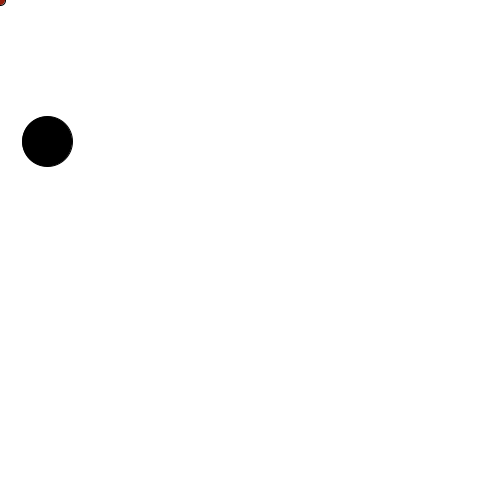
Frame 1 (no input)
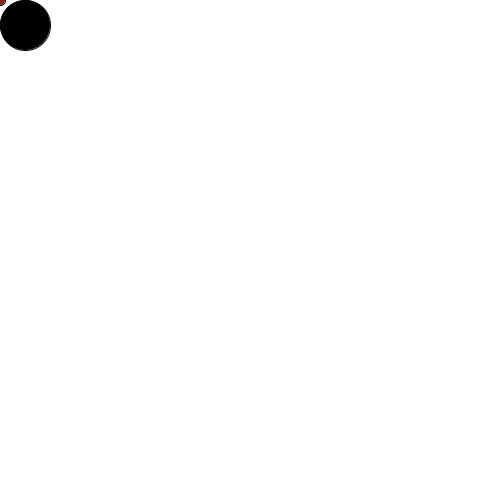
Frame 60 (the mouse pressed at the canvas centre just before this capture)
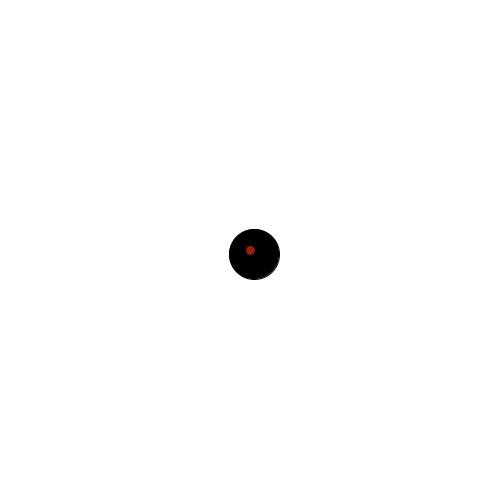
Frame 120 (the mouse held since frame 60 and released just before this capture)

The Processing sketch that drew these frames (run headless with seeded random() and noise(); from frame 60 on, the mouse is pressed at the canvas centre):

// Processing sketch: processing_86231
// ── processing_86231.pde

// INSTANCE VARIABLES
float speed = 3;
float directionX = 1, directionY = 1;
float x = 50, y = 150;
float ballDiameter = 50;
float ballRadius = ( ballDiameter / 2) ;

float incrementX = 1, incrementY = 1, time, distance;
float speedFactor;

void setup() {
 size(500,500);
}

void draw() {
  fill(0);
  background(255);
  ballGoCoordinates();
  moveBallWithMouse(3);
  bounceBall(); 
  displayBall();
  displayHamster();
} 


void displayHamster() {
  fill(150,30,12);
  ellipse(mouseX, mouseY, 10, 10);

}
void ballGoCoordinates() {
   distance = dist(x, y, mouseX, mouseY);
   time = distance / speed;
   incrementX = ( (mouseX - x) / time );
   incrementY = ( (mouseY - y) / time );
}

void moveBallWithMouse(float speedFactor) {
  this.speedFactor = speedFactor;
  x += (incrementX * speedFactor );
  y += (incrementY * speedFactor );
}


void displayBall() {
  ellipse(x, y, ballDiameter, ballDiameter);
}


void  bounceBall() {
  // Check if Ball Bounces from Top and Down of Frame Window.  
  if ( x < ballRadius || x > width - ballRadius ) {
    if ( x > width - ballRadius ) { 
      x = width - ballRadius ;
    } else {
      x = ballRadius;
    } 
    directionX *= -1;
  }

  // Check if Ball Bounces from Top and Down of Frame Window.
  if ( y < ballRadius || y > height - ballRadius) {
     if ( y >= height - ballRadius) { 
        y = height - ballRadius;
    } else {
        y = ballRadius;
    } 

    directionY *= -1;
  }
  
}
